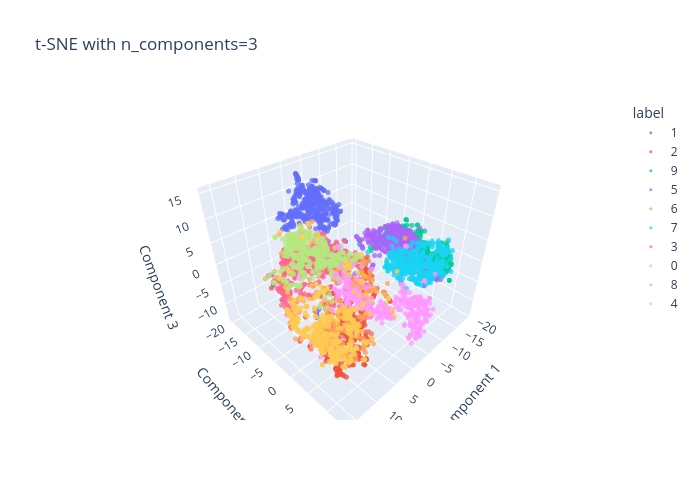

The code cell stored with this chart in its notebook:
### Code cell
from sklearn.manifold import TSNE
tsne2d = TSNE(n_components=2, random_state=42)
X_train_tsne2d = tsne2d.fit_transform(evaluator_small.X_train)
plot_2d_projection(X_train_tsne2d, evaluator_small.y_train, title='t-SNE with n_components=2')
plt.show()
tsne3d = TSNE(n_components=3, random_state=42)
X_train_tsne3d = tsne3d.fit_transform(evaluator_small.X_train)
plot_3d_interactive(X_train_tsne3d, evaluator_small.y_train, title='t-SNE with n_components=3')

### Figure 1 — Plotly figure (JSON) as saved in the notebook; plotly's stock layout.template omitted (floating-point values rounded to 4 significant figures; data arrays with more than 128 entries replaced by an {"elided": "..."} marker saying what was removed)
{"data": [{"hovertemplate": "label=1<br>x=%{x}<br>y=%{y}<br>z=%{z}<extra></extra>", "legendgroup": "1", "marker": {"color": "#636efa", "opacity": 0.75, "size": 3, "symbol": "circle"}, "mode": "markers", "name": "1", "scene": "scene", "showlegend": true, "type": "scatter3d", "x": {"elided": "461 float values"}, "y": {"elided": "461 float values"}, "z": {"elided": "461 float values"}}, {"hovertemplate": "label=2<br>x=%{x}<br>y=%{y}<br>z=%{z}<extra></extra>", "legendgroup": "2", "marker": {"color": "#EF553B", "opacity": 0.75, "size": 3, "symbol": "circle"}, "mode": "markers", "name": "2", "scene": "scene", "showlegend": true, "type": "scatter3d", "x": {"elided": "401 float values"}, "y": {"elided": "401 float values"}, "z": {"elided": "401 float values"}}, {"hovertemplate": "label=9<br>x=%{x}<br>y=%{y}<br>z=%{z}<extra></extra>", "legendgroup": "9", "marker": {"color": "#00cc96", "opacity": 0.75, "size": 3, "symbol": "circle"}, "mode": "markers", "name": "9", "scene": "scene", "showlegend": true, "type": "scatter3d", "x": {"elided": "391 float values"}, "y": {"elided": "391 float values"}, "z": {"elided": "391 float values"}}, {"hovertemplate": "label=5<br>x=%{x}<br>y=%{y}<br>z=%{z}<extra></extra>", "legendgroup": "5", "marker": {"color": "#ab63fa", "opacity": 0.75, "size": 3, "symbol": "circle"}, "mode": "markers", "name": "5", "scene": "scene", "showlegend": true, "type": "scatter3d", "x": {"elided": "394 float values"}, "y": {"elided": "394 float values"}, "z": {"elided": "394 float values"}}, {"hovertemplate": "label=6<br>x=%{x}<br>y=%{y}<br>z=%{z}<extra></extra>", "legendgroup": "6", "marker": {"color": "#FFA15A", "opacity": 0.75, "size": 3, "symbol": "circle"}, "mode": "markers", "name": "6", "scene": "scene", "showlegend": true, "type": "scatter3d", "x": {"elided": "405 float values"}, "y": {"elided": "405 float values"}, "z": {"elided": "405 float values"}}, {"hovertemplate": "label=7<br>x=%{x}<br>y=%{y}<br>z=%{z}<extra></extra>", "legendgroup": "7", "marker": {"color": "#19d3f3", "opacity": 0.75, "size": 3, "symbol": "circle"}, "mode": "markers", "name": "7", "scene": "scene", "showlegend": true, "type": "scatter3d", "x": {"elided": "406 float values"}, "y": {"elided": "406 float values"}, "z": {"elided": "406 float values"}}, {"hovertemplate": "label=3<br>x=%{x}<br>y=%{y}<br>z=%{z}<extra></extra>", "legendgroup": "3", "marker": {"color": "#FF6692", "opacity": 0.75, "size": 3, "symbol": "circle"}, "mode": "markers", "name": "3", "scene": "scene", "showlegend": true, "type": "scatter3d", "x": {"elided": "408 float values"}, "y": {"elided": "408 float values"}, "z": {"elided": "408 float values"}}, {"hovertemplate": "label=0<br>x=%{x}<br>y=%{y}<br>z=%{z}<extra></extra>", "legendgroup": "0", "marker": {"color": "#B6E880", "opacity": 0.75, "size": 3, "symbol": "circle"}, "mode": "markers", "name": "0", "scene": "scene", "showlegend": true, "type": "scatter3d", "x": {"elided": "376 float values"}, "y": {"elided": "376 float values"}, "z": {"elided": "376 float values"}}, {"hovertemplate": "label=8<br>x=%{x}<br>y=%{y}<br>z=%{z}<extra></extra>", "legendgroup": "8", "marker": {"color": "#FF97FF", "opacity": 0.75, "size": 3, "symbol": "circle"}, "mode": "markers", "name": "8", "scene": "scene", "showlegend": true, "type": "scatter3d", "x": {"elided": "387 float values"}, "y": {"elided": "387 float values"}, "z": {"elided": "387 float values"}}, {"hovertemplate": "label=4<br>x=%{x}<br>y=%{y}<br>z=%{z}<extra></extra>", "legendgroup": "4", "marker": {"color": "#FECB52", "opacity": 0.75, "size": 3, "symbol": "circle"}, "mode": "markers", "name": "4", "scene": "scene", "showlegend": true, "type": "scatter3d", "x": {"elided": "371 float values"}, "y": {"elided": "371 float values"}, "z": {"elided": "371 float values"}}], "layout": {"height": 500, "legend": {"title": {"text": "label"}, "tracegroupgap": 0}, "scene": {"domain": {"x": [0, 1], "y": [0, 1]}, "xaxis": {"title": {"text": "Component 1"}}, "yaxis": {"title": {"text": "Component 2"}}, "zaxis": {"title": {"text": "Component 3"}}}, "title": {"text": "t-SNE with n_components=3"}, "width": 700}}
